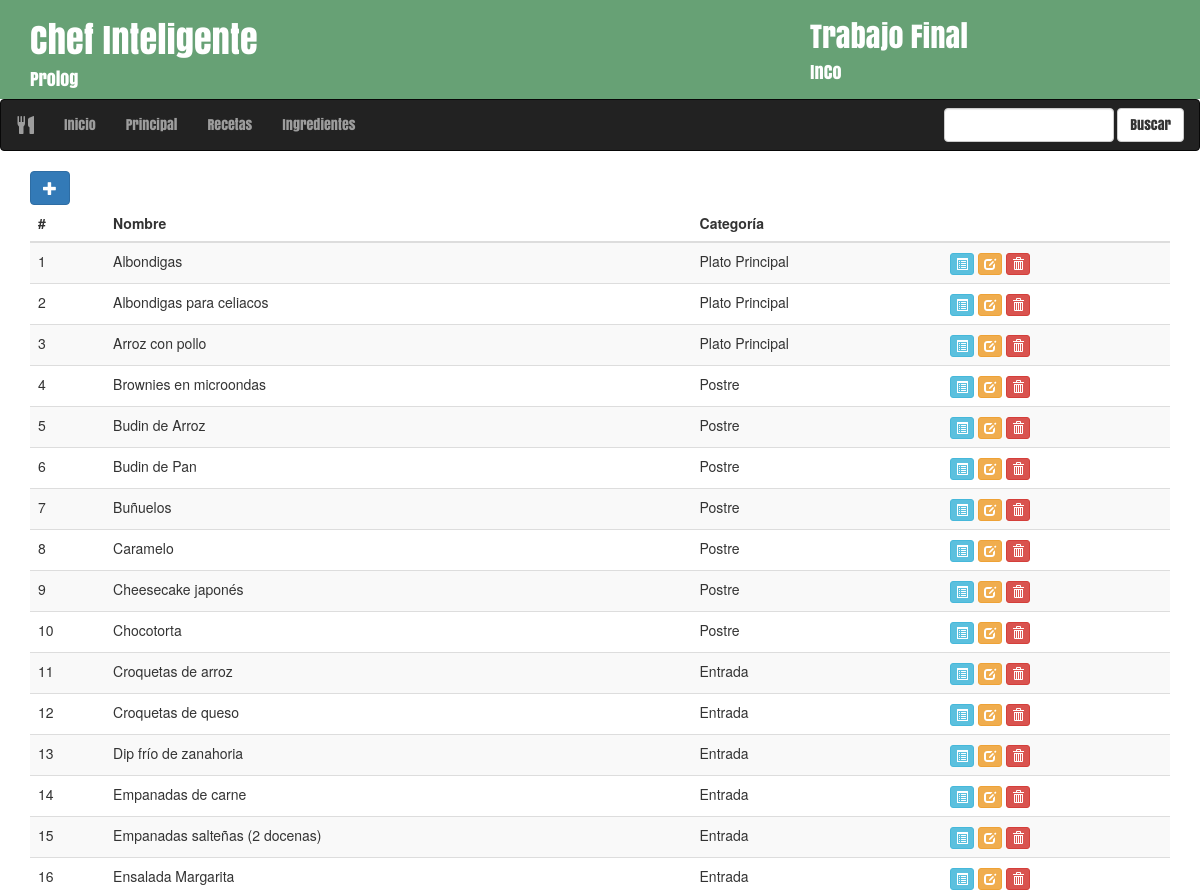
The page /recetario/recetas/ (upper part) on the database as committed earlier.
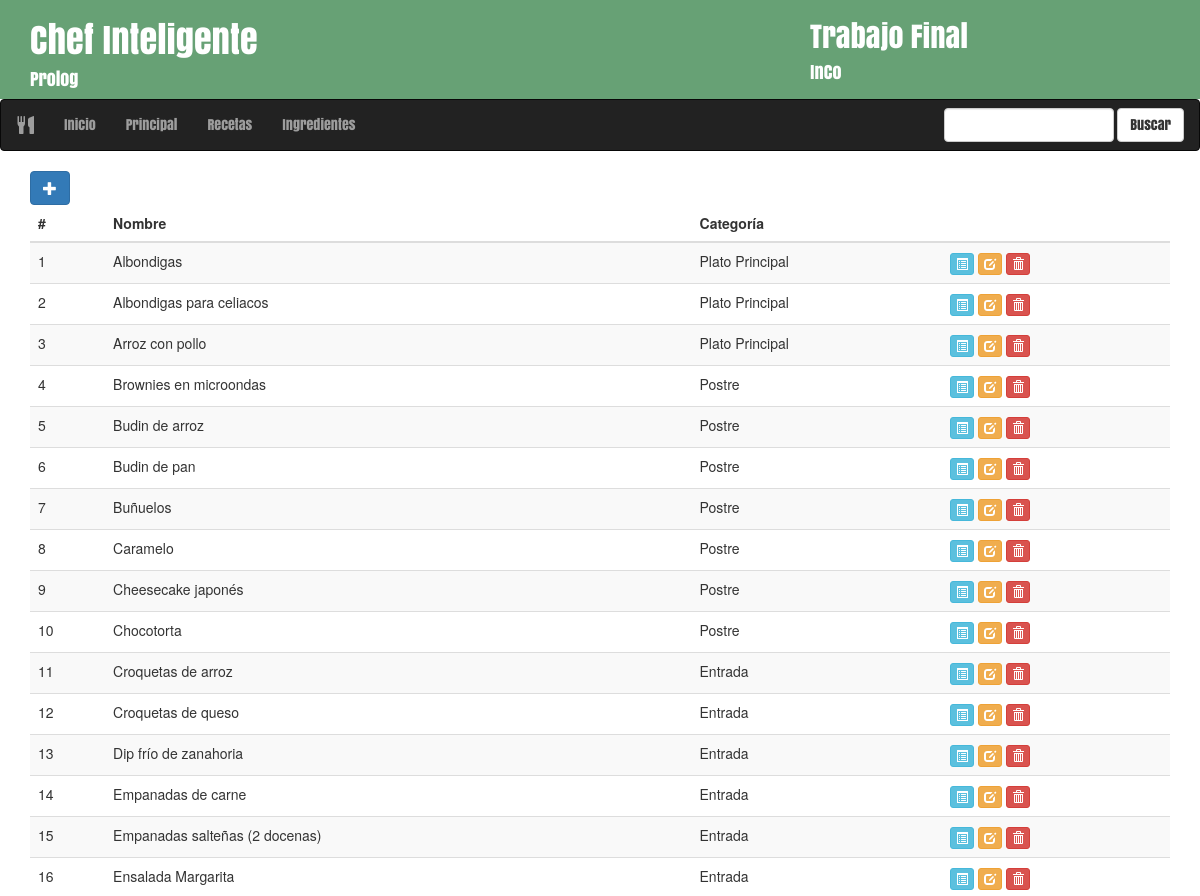
The same page on the database as committed later.
### recetario/models.py (models this page shows, shortened)
class Receta(models.Model):
	nombre = models.CharField(max_length=40)
	categoria = models.ForeignKey(Categoria)
	image = models.ImageField(verbose_name='Foto',upload_to='images/', blank=True, null=True)
	ingredientes = models.ManyToManyField(Ingrediente, through='DetalleReceta')
	preparacion = models.TextField()
	def image_tag(self):
		return u'<a target="_blank" href="{0}/{1}"><img class="img-rounded img-responsive" alt="No hay imagen" src="{0}/{1}" /></a>'.format(settings.MEDIA_URL, self.image.name)
	image_tag.short_description = 'Image'
	image_tag.allow_tags = True

class Categoria(models.Model):
	nombre = models.CharField(max_length=20)
	def __unicode__(self):
		return self.nombre

### recetario/views.py (the view)
class RecetasList(generic.ListView):
    model = Receta
    template_name = 'recetario/recetas.html'
    context_object_name = 'recetas_list'
    queryset = Receta.objects.all().order_by('nombre')

### recetario/templates/recetario/recetas.html (shortened to what this page needs)
{% extends 'plquery/base.html' %}
{% block content %}
<div id="listarecetas" class="container">
	<div class="row">
		<div class="col-md-12">
			<a href="{% url 'admin:recetario_receta_add' %}"><button type="button" class="btn btn-primary">
			<span class="glyphicon glyphicon-plus"></button></span></a>
			{% if recetas_list %}
			<div class="table-responsive">
				<table class="table table-hover table-striped">
					<thead>
						<tr>
							<th>#</th>
							<th>Nombre</th>
							<th>Categoría</th>
							<th></th>
						</tr>
					</thead>
					<tbody>
						{% for receta in recetas_list %}
						<tr>
							<td>{{ forloop.counter }}</td>
							<td>{{ receta.nombre }}</td>
							<td>{{ receta.categoria }}</td>
							<td><div class="btn-group">
								<a href="{% url 'recetario:detallereceta' receta.pk %}"><button type="button" class="btn btn-info btn-xs">
									<span class="glyphicon glyphicon-list-alt"></span>
									</button></a>
								<a href="{% url 'admin:recetario_receta_change' receta.id %}"><button type="button" class="btn btn-warning btn-xs">
									<span class="glyphicon glyphicon-edit"></span>
									</button></a>
								<a href="{% url 'admin:recetario_receta_delete' receta.id %}"><button type="button" class="btn btn-danger btn-xs">
									<span class="glyphicon glyphicon-trash"></span>
								</button></a>
							</div></td>
						</tr>
						{% endfor %}
					</tbody>
				</table>
			</div>
			{% else %}
				<p>No hay recetas disponibles</p>
			{% endif %}
		</div>
	</div>
</div>
{% endblock %}

Rows that differ between the two databases and show on the page:
changed Receta: nombre "Budin de Arroz" → "Budin de arroz"
changed Receta: nombre "Budin de Pan" → "Budin de pan"
